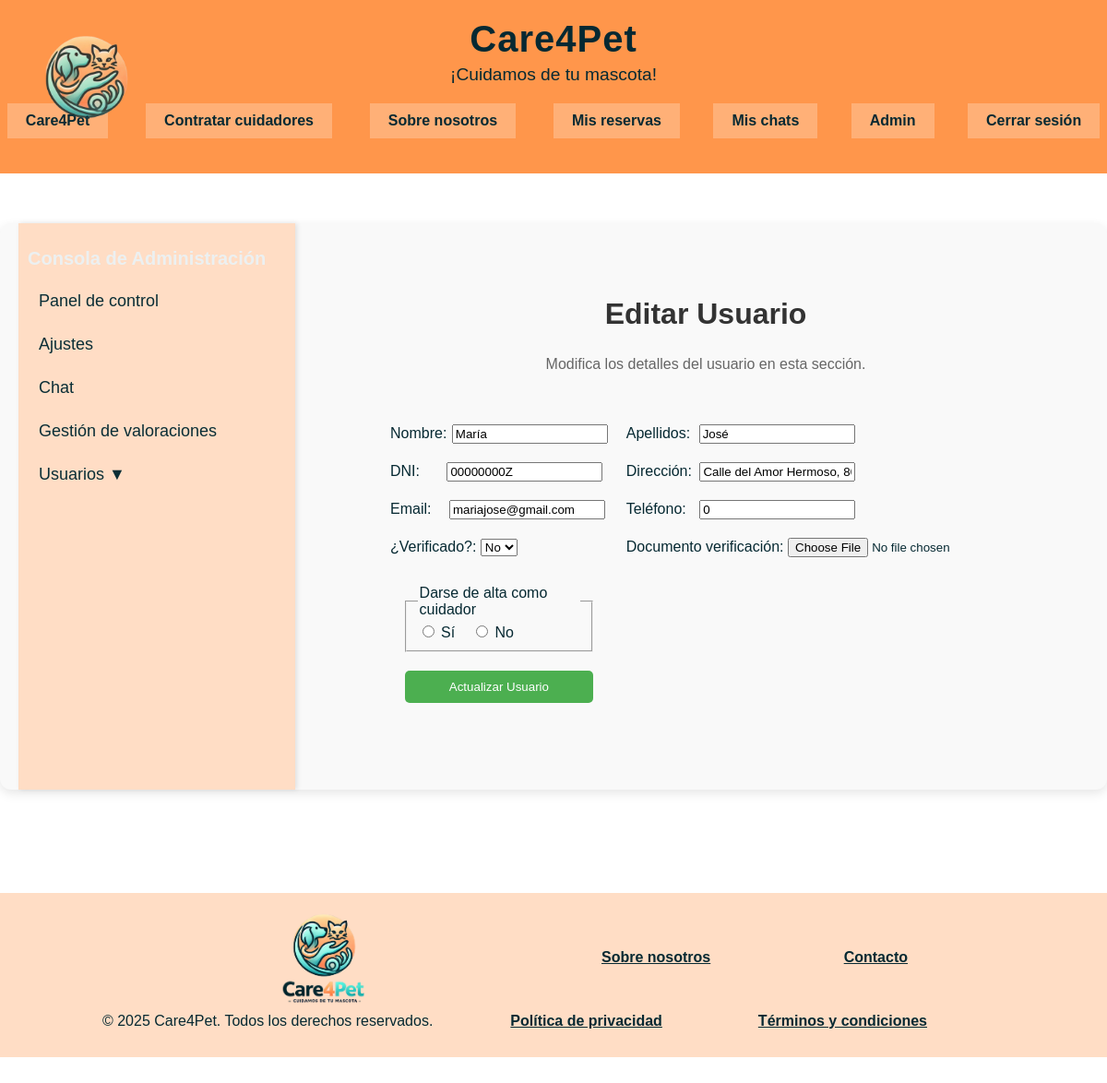
/admin_editar_usuario.php?idUsuario=1203472 (signed in), run on the app's committed database.
### tables this page shows
CREATE TABLE `usuarios` (
  `idUsuario` bigint(20) UNSIGNED NOT NULL,
  `Nombre` varchar(255) NOT NULL,
  `Apellidos` varchar(255) NOT NULL,
  `Correo` varchar(255) NOT NULL,
  `Contraseña` varchar(255) NOT NULL,
  `DNI` varchar(255) NOT NULL,
  `Telefono` int(11) NOT NULL,
  `FotoPerfil` text DEFAULT NULL,
  `Direccion` varchar(255) DEFAULT NULL,
  `esDueno` tinyint(1) NOT NULL DEFAULT 0,
  `esCuidador` tinyint(1) NOT NULL DEFAULT 0,
  `esAdmin` tinyint(1) NOT NULL DEFAULT 0,
  `cuentaActiva` tinyint(1) NOT NULL DEFAULT 1,
  `fecha_registro` timestamp NOT NULL DEFAULT current_timestamp(),
  `verificado` tinyint(1) NOT NULL DEFAULT 0,
  `documento_verificacion` varchar(255) DEFAULT NULL
);

### includes/mysql/DAOs/DAOUsuario.php (called while the page is built, shortened)
<?php
    class DAOUsuario {
        private static $DAOUsuarioInstance = null;
        private $con;
        private function __construct() {
            require_once __DIR__ . '/../DatabaseConnection.php';
            $this->con = (DatabaseConnection::getInstance())->getConnection();
        }
        public static function getInstance() {
            if (null === self::$DAOUsuarioInstance) {
                self::$DAOUsuarioInstance = new DAOUsuario();
            }
            return self::$DAOUsuarioInstance;
        }
        public function leerUnUsuarioPorID($id) {
            $sentencia_sql = "SELECT * FROM usuarios WHERE idUsuario = '{$id}'";
            $consulta_resultado = $this->con->query($sentencia_sql);
            if ($consulta_resultado->num_rows > 0) {
                $valores_resultado = $consulta_resultado->fetch_assoc();
                $idUsuario = $valores_resultado["idUsuario"];
                $nombre = $valores_resultado["Nombre"];
                $apellidos = $valores_resultado["Apellidos"];
                $correo = $valores_resultado["Correo"];
                $contrasena = $valores_resultado["Contraseña"];
                $dni = $valores_resultado["DNI"];
                $telefono = $valores_resultado["Telefono"];
                $fotoPerfil = $valores_resultado["FotoPerfil"];
                $direccion = $valores_resultado["Direccion"];
                $esDueno = $valores_resultado["esDueno"];
                $esCuidador = $valores_resultado["esCuidador"];
                $esAdmin = $valores_resultado["esAdmin"];
                $cuentaActiva = $valores_resultado["cuentaActiva"];
                $fecha_registro = $valores_resultado["fecha_registro"];
                $verificado = $valores_resultado["verificado"];
                $documento_verificacion = $valores_resultado["documento_verificacion"];
                $usuarioBuscado = new tUsuario($idUsuario, $nombre, $apellidos,
                    $correo, $contrasena, $dni, $telefono, $fotoPerfil,
                    $direccion, $esDueno, $esCuidador, $esAdmin, $cuentaActiva, $fecha_registro,
                    $verificado, $documento_verificacion);
                return $usuarioBuscado;
            }
            else {
                return NULL;
            }
        }
    }
?>

### includes/mysql/DatabaseConnection.php (called while the page is built, shortened)
<?php
    class DatabaseConnection {
        private static ?DatabaseConnection $instance = null;
        private ?mysqli $connection = null;
        private function __construct() {
            $this->connection = new mysqli(
                BD_HOST,
                BD_USER,
                BD_PASS,
                BD_NAME
            );
        }
        public static function getInstance() {
            if (self::$instance === null) {
                self::$instance = new DatabaseConnection();
            }
            return self::$instance;
        }
        public function getConnection() {
            return $this->connection;
        }
    }
?>

### includes/FormularioEditarUsuario.php (the view, shortened to what this page needs)
<?php
require_once __DIR__ . '/Formulario.php';
require_once __DIR__ . '/mysql/DAOs/DAOUsuario.php';
class FormularioEditarUsuario extends Formulario {
    private $idUsuario, $nombre, $apellidos, $dni, $direccion, $email, $telefono, $esCuidador, $esDueno, $verificado, $documentoVerificacion;
    public function __construct($idUsuario, $nombre, $apellidos, $dni, $direccion, $email, $telefono, $esCuidador) {
        $this->nombre = $nombre;
        $this->apellidos = $apellidos;
        $this->dni = $dni;
        $this->direccion = $direccion;
        $this->email = $email;
        $this->telefono = $telefono;
        $this->esCuidador = $esCuidador;
        $usuario = DAOUsuario::getInstance()->leerUnUsuarioPorID($idUsuario);
        $this->verificado = $usuario->getVerificado();
    }
    protected function generaCamposFormulario(&$datos) {
        $nombre = $datos['nombre'] ?? $this->nombre;
        $apellidos = $datos['apellidos'] ?? $this->apellidos;
        $dni = $datos['dni'] ?? $this->dni;
        $direccion = $datos['direccion'] ?? $this->direccion;
        $email = $datos['email'] ?? $this->email;
        $telefono = $datos['telefono'] ?? $this->telefono;
        $checkedCuidadorSi = ($this->esCuidador == 'Si') ? 'checked' : '';
        $checkedCuidadorNo = ($this->esCuidador == 'No') ? 'checked' : '';
        $erroresCampos = self::generaErroresCampos(['nombre', 'apellidos', 'dni', 'direccion', 'email', 'telefono'], $this->errores);
        return <<<EOS
            <div style="display: table; margin: 0 auto;">
                <div style="display: table-row;">
                    <div style="display: table-cell; padding: 10px;">
                        <label for="nombre" style="margin-right: 1px;">Nombre: </label>
                        <input id="nombre" type="text" name="nombre" value="{$nombre}" size="18" />
                        {$erroresCampos['nombre']}
                    </div>
                    <div style="display: table-cell; padding: 10px;">
                        <label for="apellidos" style="margin-right: 5px;">Apellidos: </label>
                        <input id="apellidos" type="text" name="apellidos" value="{$apellidos}" size="18" />
                        {$erroresCampos['apellidos']}
                    </div>
                </div>
                <div style="display: table-row;">
                    <div style="display: table-cell; padding: 10px;">
                        <label for="dni" style="margin-right: 25px;">DNI: </label>
                        <input id="dni" type="text" name="dni" value="{$dni}" size="18" />
                        {$erroresCampos['dni']}
                    </div>
                    <div style="display: table-cell; padding: 10px;">
                        <label for="direccion" style="margin-right: 4px;">Dirección: </label>
                        <input id="direccion" type="text" name="direccion" value="{$direccion}" size="18"/>
                        {$erroresCampos['direccion']}
                    </div>
                </div>
                <div style="display: table-row;">
                    <div style="display: table-cell; padding: 10px;">
                        <label for="email" style="margin-right: 15px;">Email:</label>
                        <input id="email" type="email" name="email" value="{$email}" size="18" />
                        {$erroresCampos['email']}
                    </div>
                     <div style="display: table-cell; padding: 10px;">
                        <label for="telefono" style="margin-right: 10px;">Teléfono:</label>
                        <input id="telefono" type="tel" name="telefono" value="{$telefono}" size="18" />
                        {$erroresCampos['telefono']}
                    </div>
                </div>
                <div style="display: table-row;">
                    <div style="display: table-cell; padding: 10px;">
                        <label for="verificado">¿Verificado?:</label>
                        <select name="verificado" id="verificado">
                            <option value="0" <?php echo $this->verificado == 0 ? 'selected' : ''; ?>No</option>
                            <option value="1" <?php echo $this->verificado == 1 ? 'selected' : ''; ?>Sí</option>
                        </select>
                    </div>
                    <div style="display: table-cell; padding: 10px;">
                        <label for="documento_verificacion">Documento verificación:</label>
                        <input id="documento_verificacion" type="file" name="documento_verificacion" size="18" />
                    </div>
                </div>
            <div class="formulario-container">
                <fieldset>
                    <legend>Darse de alta como cuidador</legend>
                    <div style="display: inline-block; text-align: center;">
                        <input type="radio" id="CuidadorSi" name="esCuidador" value="1" {$checkedCuidadorSi}>
                        <label for="CuidadorSi">Sí</label>&nbsp;&nbsp;&nbsp;
                        <input type="radio" id="CuidadorNo" name="esCuidador" value="0" {$checkedCuidadorNo}>
                        <label for="CuidadorNo">No</label>
                    </div>
                </fieldset>
                <div style="text-align: center;">
                    <input type="submit" value="Actualizar Usuario">
                </div>
            </div>
            </div><br>
        EOS;
    }
}
?>

### CSS/estilo.css (style rules this page uses)
*, *::before, *::after { box-sizing: border-box; }
body { margin: 0; padding: 0; box-sizing: border-box; width: 100%; overflow-x: hidden; }
* { box-sizing: border-box; }
body { margin: 0; padding: 0; font-family: 'Poppins', sans-serif; background-color: #ffffff; color: #062932; }
.formulario-container { width: 80%; max-width: 800px; margin: 0 auto; }
.formulario-container fieldset { margin: 20px 0; }
.formulario-container input[type="submit"] { width: 100%; padding: 10px; background-color: #4CAF50; color: white; border: none; border-radius: 5px; cursor: pointer; }

### data on the page
usuarios: nombre "María", apellidos "José", dni "00000000Z", direccion "Calle del Amor Hermoso, 80", email "mariajose@gmail.com", telefono "0"
